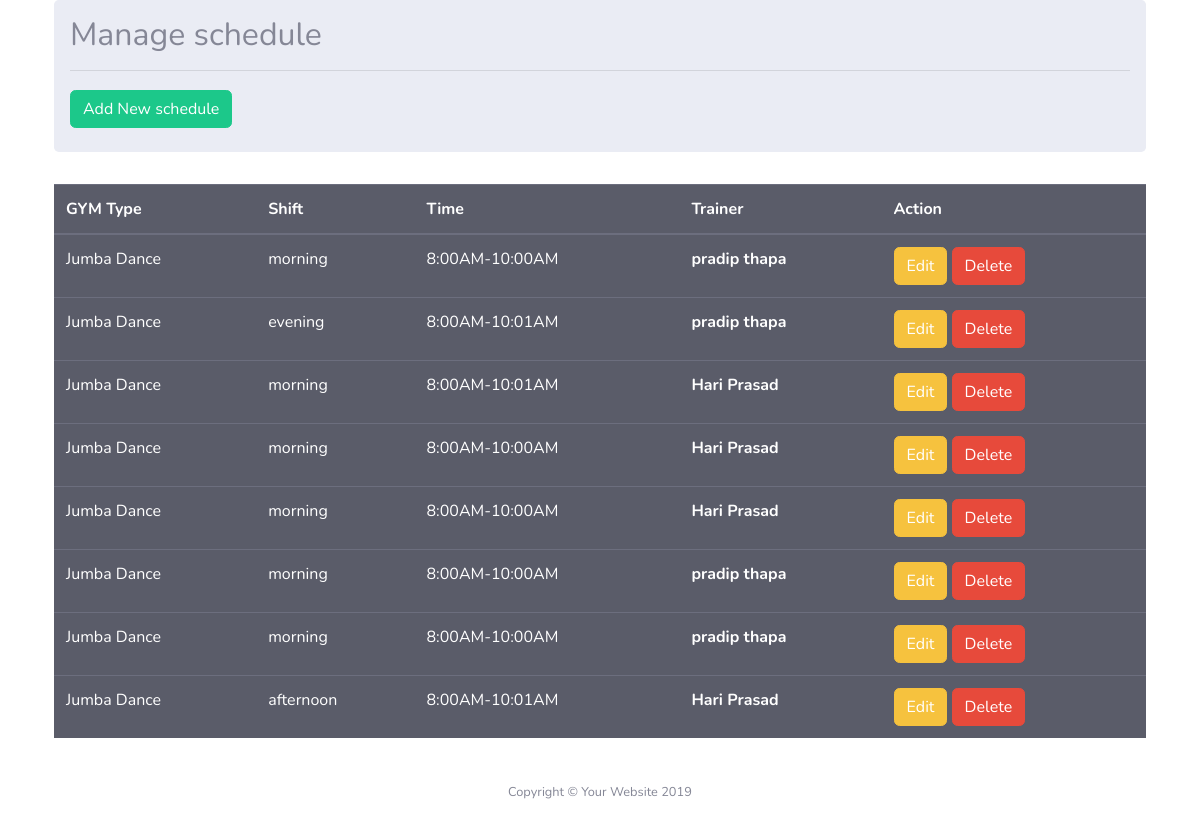
Page /GYM/schedule/1 on the earlier database version.
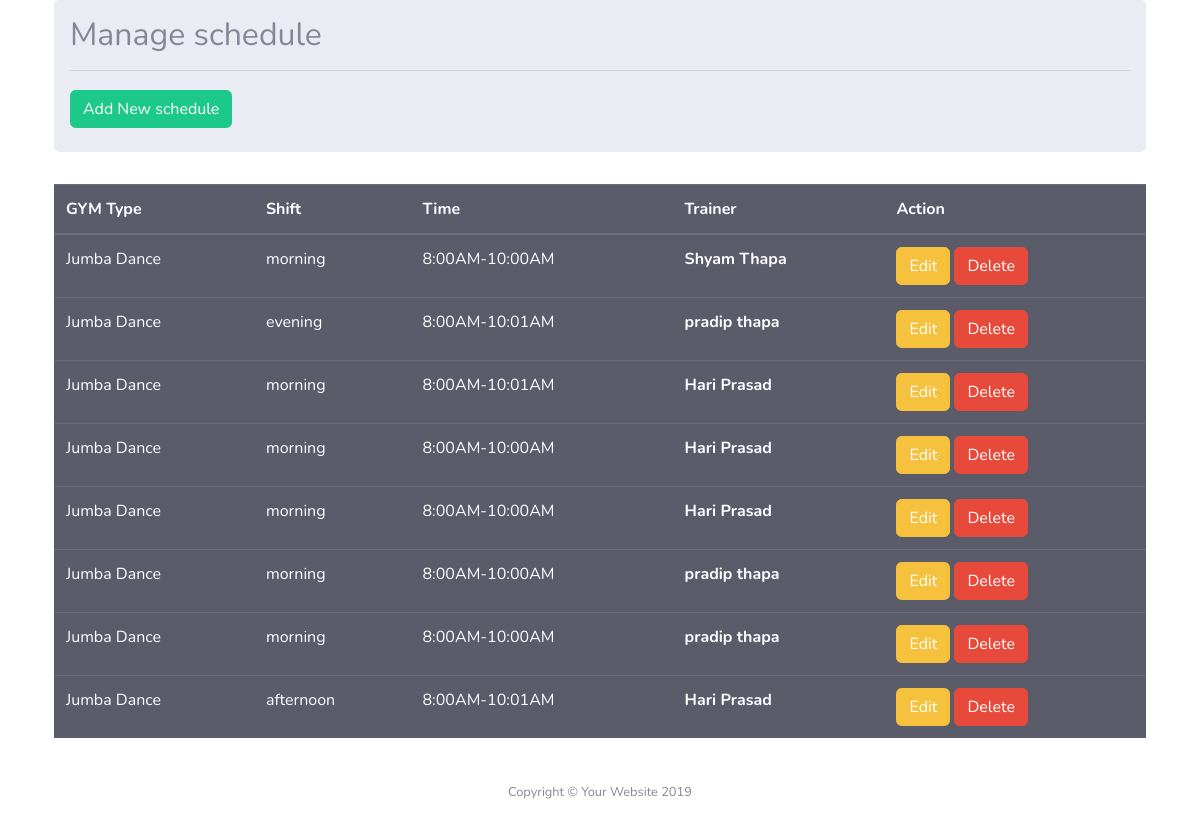
Same page on the later database version.
### GYM/models.py (models this page shows, shortened)
class Schedule(models.Model):
    type=models.CharField(max_length=20)
    shift=models.CharField( max_length=50,default='Moring',choices=(('morning','Moring'),('afternoon','Afternoon'),('evening','Evening')))
    time=models.CharField(max_length=20)
    trainer=models.ForeignKey(on_delete=CASCADE,to=Trainers, null=True, blank=True)
    gym = models.ForeignKey(to=GymInfromation,on_delete=CASCADE, null=True, blank=True)

class Trainers(models.Model):
    name=models.CharField(max_length=20)
    phone_regex = RegexValidator(regex=r'^\+?1?\d{9,15}$', message="Phone number must be entered in the format: '+999999999'. Up to 15 digits allowed.")
    phone_number = models.CharField(validators=[phone_regex], max_length=17, blank=True) # validators should be a list
    age=models.CharField(max_length=20)
    trainer_type=models.CharField(max_length=20)
    pic=models.ImageField(upload_to='images', null=True, blank=True)
    address=models.CharField(max_length=20)
    gym = models.ForeignKey(to=GymInfromation,on_delete=CASCADE, null=True, blank=True)
    about=models.TextField()
    def __str__(self):
        return self.name

### GYM/views.py (the view)
# urls.py: path('schedule/<int:id>',views.schedule,name='schedule'),
def schedule(request, id):
    data=Schedule.objects.all().prefetch_related().filter(gym__pk=id)
    trainers = Trainers.objects.all()
    schedule_form=ScheduleForm()
    request.session['gym_id']=id
    contex={
        'datas':data,
        'form':schedule_form,
        'trainers':trainers
    }
    return render(request,'gymadmin/schedule.html',contex)

### App/models.py (called while the page is built)
    def __str__(self):
        return self.name

### GYM/templates/gymadmin/schedule.html (shortened to what this page needs)
{% extends 'gymadmin/base.html'%}
{% block content %}
    <div class="container">
        <div class="row">
          <div class=" col md-12">
            <div class=" jumbotron p-3">
              <h2>Manage schedule<hr><button type="button" class="btn btn-success  pull-right " data-toggle="modal"
                  data-target="#myModal">Add New schedule</button></h2>
              </div>
              <table class="table table-dark">
                <thead>
                  <tr>
                    <th scope="col">GYM Type</th>
                    <th scope="col">Shift</th>
                    <th scope="col">Time</th>
                    <th scope="col">Trainer</th>
                    <th scope="col">Action</th>
                  </tr>
                </thead>
                <tbody>
                  {% for now in datas %}
                  <tr>
                    <td>{{now.type}}</td>
                    <td>{{now.shift}}</td>
                    <td>{{now.time}}</td>
                    <th>{{now.trainer}}</th>
                    <td>
                      <a href="#" class="btn btn-warning btn-xs" data-toggle="modal"
                        data-target="#modaledit{{now.id}}">Edit</a>
                      <a href="/GYM/delete/{{ now.id }}" class="btn btn-danger btn-xs"
                        onclick="return confirm('Are You Sure For Delete?')">Delete</a>
                    </td>
                  </tr>
                  {% endfor %}
                </tbody>
              </table>
            </div>
          </div>
        </div>
    {% endblock %}

Differences in the rows shown:
changed Schedule: trainer "pradip thapa" → "Shyam Thapa"
